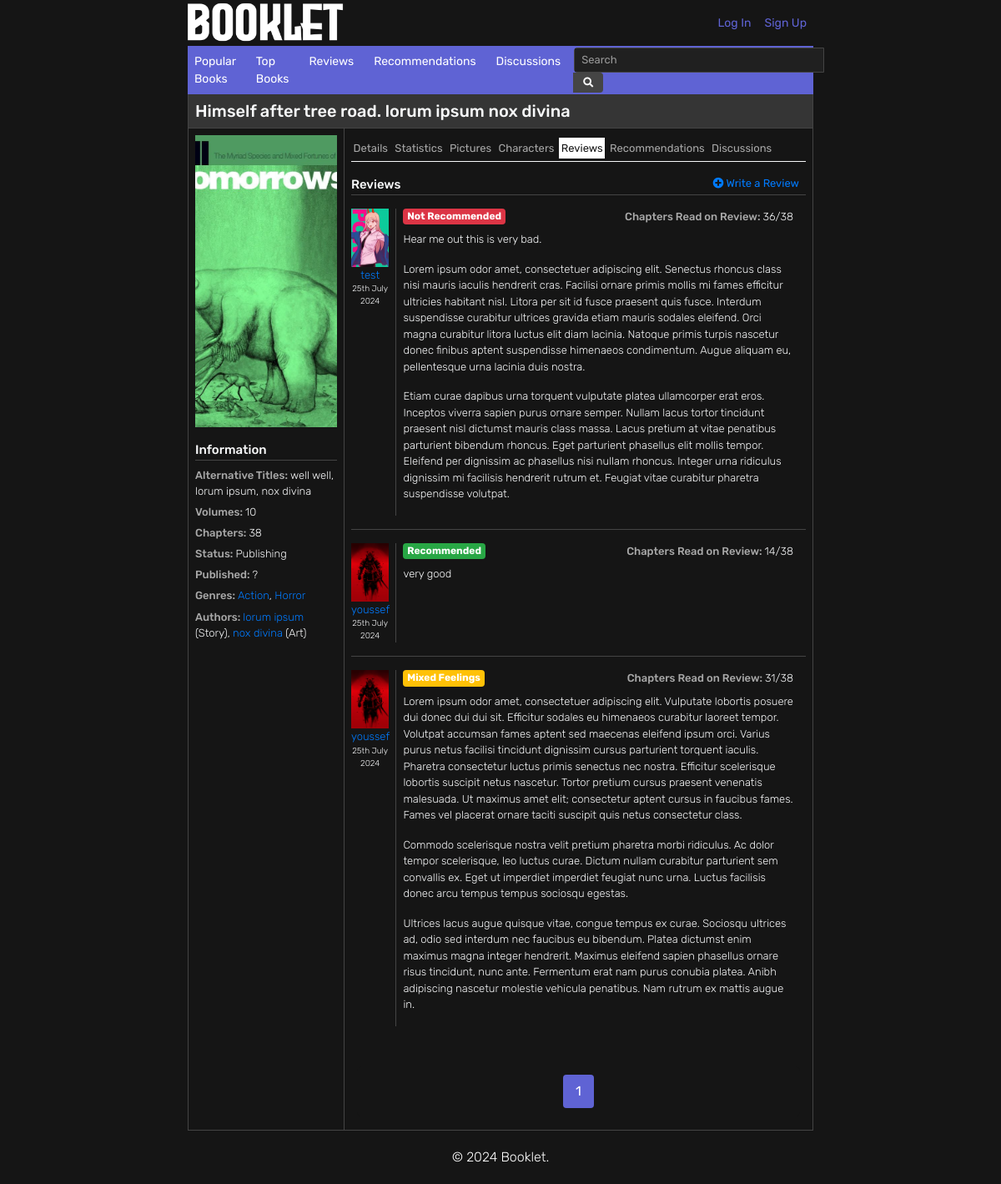
Screenshot of /book/23/reviews/ with the database file from the repository.
### books/models.py (models this page shows, shortened)
class Book(models.Model):
    title = models.CharField(max_length=300)
    alternative_titles = models.TextField(blank=True)
    volumes = models.IntegerField(blank=True)
    chapters = models.IntegerField(blank=True)
    status = models.IntegerField(choices=BOOK_STATUS,default=1)
    synopsis = models.TextField(blank=True)
    background = models.TextField(blank=True)
    cover = models.ImageField(upload_to='books/covers/',default='default_book.jpg')
    publishing_start_date = models.DateField(blank=True,null=True)
    publishing_end_date = models.DateField(blank=True,null=True)
    created_date = models.DateTimeField(auto_now_add=True)
    modified_date = models.DateTimeField(auto_now=True)
    relationships = models.ManyToManyField('self', through='Relationship', symmetrical=False)
    genres = models.ManyToManyField('Genre')

class Genre(models.Model):
    name = models.CharField(max_length=300)
    created_date = models.DateTimeField(auto_now_add=True)
    modified_date = models.DateTimeField(auto_now=True)

### authors/models.py (models this page shows, shortened)
class Author_Book(models.Model):
    book = models.ForeignKey(Book,on_delete=models.CASCADE)
    author = models.ForeignKey(Author,on_delete=models.CASCADE)
    author_role = models.IntegerField(choices=AUTHOR_ROLES)
    created_date = models.DateTimeField(auto_now_add=True)
    modified_date = models.DateTimeField(auto_now=True)
    class Meta:
        verbose_name = "Author"
        verbose_name_plural = "Authors"

class Author(models.Model):
    first_name = models.CharField(max_length=300, blank=True)
    last_name = models.CharField(max_length=300, blank=True)
    alias = models.CharField(max_length=300, blank=True)
    birthday = models.DateField(blank=True,null=True)
    more_info = models.TextField(blank=True)
    image = models.ImageField(upload_to='authors/',blank=True,default='default.jpg')
    created_date = models.DateTimeField(auto_now_add=True)
    modified_date = models.DateTimeField(auto_now=True)
    books = models.ManyToManyField(Book, through='Author_Book')

### users/models.py (models this page shows)
class Review(models.Model):
    book = models.ForeignKey(Book,on_delete=models.CASCADE,related_name='book_review')
    user = models.ForeignKey(User,on_delete=models.CASCADE,related_name='user_review')
    verdict = models.IntegerField(choices=VERDICTS)
    review = models.TextField()
    chapters_read_on_review = models.IntegerField()
    created_date = models.DateTimeField(auto_now_add=True)
    modified_date = models.DateTimeField(auto_now=True)

class User(AbstractUser):
    pass
    username = models.CharField(max_length=300, unique=True)
    email = models.EmailField(max_length=300, unique=True)
    first_name = models.CharField(max_length=300, blank=True)
    last_name = models.CharField(max_length=300, blank=True)
    birthday = models.DateField(blank=True,null=True)
    image = models.ImageField(upload_to='users/',default='default.jpg')
    about = models.TextField(blank=True)
    created_date = models.DateTimeField(auto_now_add=True)
    modified_date = models.DateTimeField(auto_now=True)
    discussions = models.ManyToManyField(Book, through='Discussion', related_name='discussion')
    replies = models.ManyToManyField('Discussion', through='Reply', related_name='reply')
    reviews = models.ManyToManyField(Book, through='Review', related_name='review')
    recommendations = models.ManyToManyField(Book, through='Recommendation',through_fields=('user', 'book_original'), related_name='recommendation')
    ratings = models.ManyToManyField(Book, through='Rating', related_name='rating')

### books/views.py (the view)
# urls.py: path("book/<int:pk>/reviews/", views.BookReviewsView.as_view(), name="book-reviews"),
class BookReviewsView(DetailView):
    model = Book
    template_name = 'books/book_reviews.html'
    paginate_by = 5
    def get_context_data(self, **kwargs):
        context = super().get_context_data(**kwargs)
        book = self.get_object()
        reviews = Review.objects.filter(book=book).order_by('-created_date')
        author_books = Author_Book.objects.filter(book=book)
        title = book.title
        paginator = Paginator(reviews, self.paginate_by)
        page_number = self.request.GET.get('page')
        page_obj = paginator.get_page(page_number)
        page_obj.count = reviews.count()
        context = {
            'book': book,
            'reviews': page_obj,
            'author_books': author_books,
            'title': title,
        }
        return context

### books/templates/books/book_reviews.html (shortened to what this page needs)
{% extends "books/book_base.html" %}
{% load mathfilters %}
{% block book_detail %}
<div class="col-md-9 p-0 m-0">
  <div class="container p-2">
    <div class="d-flex border-bottom border-light">
      <a href="{% url 'book-detail' book.id %}" class="detail-bar">Details</a>
      <a href="{% url 'book-stats' book.id %}" class="detail-bar">Statistics</a>
      <a href="{% url 'book-pictures' book.id %}" class="detail-bar">Pictures</a>
      <a href="{% url 'book-characters' book.id %}" class="detail-bar">Characters</a>
      <div class="detail-bar-selected">Reviews</div>
      <a href="{% url 'book-recommendations' book.id %}" class="detail-bar">Recommendations</a>
      <a href="{% url 'book-discussions' book.id %}" class="detail-bar">Discussions</a>
    </div>
  </div>
  {% if reviews.count == 0 %}
          <div class="container p-2">
            <p class="block-content mt-1">No reviews yet.</p>
          </div>
    {% else %}
    <div class="container p-2">
        <div class="container p-0 m-0 d-flex justify-content-between">
            <p class="m-0 block-title">Reviews</p>
            <a href="{% url 'add-review' book.id %}" class="title-link mr-2" style="font-size: 13px;"><i class="fas fa-plus-circle"></i> Write a Review</a>
          </div>
          {% for review in reviews %}
            <div class="container p-0 pt-2 pb-2 border-top border-dark">
              <div class="container p-0 pt-2 pb-2">
                <div class="row m-0 p-0">
                  <div class="col-1 p-0 m-0">
                    <a href="{% url 'user-profile' review.user.id %}" class="title-link p-0 m-0">
                      <img src="{{ review.user.image.url }}" class="img-fluid" style="height: 70px; width:100%; object-fit: cover;" alt="{{ review.user.username }}">
                      <p class="m-0 block-content text-center">{{ review.user.username }}</p>
                    </a>
                    <p class="m-0 block-content text-center" style="font-size: 10px;">{{ review.created_date|date:"jS F Y" }}</p>
                  </div>
                  <div class="container col ml-2 pl-2 border-left border-dark">
                    <div class="container p-0 m-0 d-flex justify-content-between">
                      {% if review.verdict == 0 %}
                      <p class="m-0 badge badge-success">Recommended</p>
                      {% elif review.verdict == 1 %}
                      <p class="m-0 badge badge-warning text-white">Mixed Feelings</p>
                      {% elif review.verdict == 2 %}
                      <p class="m-0 badge badge-danger">Not Recommended</p>
                      {% endif %}
                      <p class="m-0 block-content"><span class="block-subtitle">Chapters Read on Review: </span>{{ review.chapters_read_on_review }}/{{ book.chapters }}</p>
                    </div>
                    <div style="font-size: 13px;">
                      <p class="m-0 mt-2 block-content">{{ review.review|linebreaks }}</p>
                    </div>
                    </div>
                </div>
                </div>
            </div>
          {% endfor %}
        </div>
<div class="container mt-4">
    <nav aria-label="Page navigation">
        <ul class="pagination justify-content-center">
            {% for num in reviews.paginator.page_range %}
            {% if reviews.number == num %}
            <li class="page-item active">
                <a class="page-link" href="?page={{ num }}">{{ num }}</a>
            </li>
            {% else %}
            <li class="page-item">
                <a class="page-link" href="?page={{ num }}">{{ num }}</a>
            </li>
            {% endif %}
            {% endfor %}
        </ul>
    </nav>
</div>
{% endif %}
{% endblock book_detail %}

### books/templates/books/book_base.html
{% extends "books/base.html" %}
{% block content %}
  <div class="container p-0">
    <div class="pl-2 pt-2 pb-2 border-bottom border-dark" style="background-color: #353535;">
      <h5 class="m-0">{{ book.title }}</h5>
  </div>
  <div class="container row m-0 p-0">
    <div class="col-md-3 border-right border-dark p-0 m-0">
      <div class="container m-0 p-2">
        <img src="{{ book.cover.url }}" class="" style="height: 350px; width: 100%; object-fit: cover;" alt="{{ book.title }}">
      </div>
      <div class="container p-2">
        <p class="m-0 block-title">Information</p>
        <div class="container mb-1 p-0 pt-2 border-top border-dark">
          {%if book.alternative_titles %}
          <p class="block-content"><span class="block-subtitle">Alternative Titles: </span>{{ book.alternative_titles}}</p>
          {% endif %}
          <p class="block-content"><span class="block-subtitle">Volumes: </span>{{ book.volumes|default_if_none:"?" }}</p>
          <p class="block-content"><span class="block-subtitle">Chapters: </span>{{ book.chapters|default_if_none:"?" }}</p>
          <p class="block-content"><span class="block-subtitle">Status: </span>{{ book.get_status_display }}</p>
          <p class="block-content"><span class="block-subtitle">Published: </span>{{ book.publishing_start_date|default_if_none:"?" }} {% if book.publishing_start_date %} to {{ book.publishing_end_date|default_if_none:"?" }} {% endif %}</p>
          <p class="block-content">
            <span class="block-subtitle">Genres: </span>
            {% for genre in book.genres.all %}
              <a href="{% url 'genre-books' genre.id %}" class="title-link">{{ genre.name }}</a>{% if not forloop.last %}, {% endif %}
            {% endfor %}
          </p>
          <p class="block-content">
            <span class="block-subtitle">Authors: </span>
            {% if author_books.count == 0%}
            Unknown
            {% else %}
            {% for author_book in author_books %}
              <a href="{% url 'author-detail' author_book.author.id %}" class="title-link">{{ author_book.author.first_name }} {{ author_book.author.last_name }}</a> ({{ author_book.get_author_role_display }}){% if not forloop.last %}, {% endif %}
            {% endfor %}
            {% endif %}
          </p>
        </div>
      </div>
    </div>
    {% block book_detail%}{% endblock %}
    </div>
  </div>
{% endblock content %}

### books/static/main.css (style rules this page uses)
html { height: 100%; min-height: 100%; scroll-behavior: smooth; }
body { font-family: "Rubik", sans-serif; font-optical-sizing: auto; font-weight: 400; font-style: normal; background-color: #151515; color: #f8f9fa; padding: 0 225px; height: 100%; min-height: 100%; }
p { font-weight: 300; }
.row { margin-left: -15px; margin-right: -15px; }
.col-md-3 { padding-left: 15px; padding-right: 15px; }
.border-dark { border-color: #444 !important; }
.block-title { font-size: 15px; font-weight: 500; }
.block-subtitle { color:#a9a9a9; font-weight: 500; }
.block-content { font-size: 13px; font-weight: 300; margin-bottom: 0.35rem; }
.img-fluid { width: 100%; object-position: top; }
.detail-bar { background: none; border: none; outline: none; box-shadow: none; color: #a9a9a9; text-decoration: none; background-color: #151515; font-size: 13px; margin: 0.2rem; margin-left: 0; padding: 0.2em; }
.detail-bar-selected { background-color: white; color:#151515; font-size: 13px; margin: 0.2rem; margin-left: 0; padding: 0.2em; }
.pagination { background-color: #151515; padding: 10px; border-radius: 5px; }
.page-item { margin: 0 5px; }
.page-item a.page-link { background-color: #252525; color: #e0e0e0; border: none; padding: 10px 15px; border-radius: 5px; transition: background-color 0.3s ease; }
.page-item.active a.page-link { background-color: #5f63d4; color: #ffffff; }

### rows the page displays
Book: title "Himself after tree road. lorum ipsum nox divina", cover (picture), alternative_titles "well well, lorum ipsum, nox divina", volumes "10", chapters "38", status "Publishing", publishing_start_date "?"
Genre: name "Action"
Genre: name "Horror"
Author_Book: author.first_name "lorum", author.last_name "ipsum", author_role "Story"
Author_Book: author.first_name "nox", author.last_name "divina", author_role "Art"
Review: user.image (picture), user.username "test", created_date "25th July 2024", verdict "Not Recommended", chapters_read_on_review "36", review "Hear me out this is very bad. Lorem ipsum odor amet, consectetuer adipiscing elit. Senectus rhoncus class nisi mauris iaculis hendrerit cras. Facilisi ornare primis mollis mi fames efficitur ultricies habitant nisl. Litora per sit id fusce praesent quis fusce. Interdum suspendisse curabitur ultrices gravida etiam mauris sodales eleifend. Orci magna curabitur litora luctus elit diam lacinia. Natoque primis turpis nascetur donec finibus aptent suspendisse himenaeos condimentum. Augue aliquam eu, pellentesque urna lacinia duis nostra. Etiam curae dapibus urna torquent vulputate platea ullamcorper erat eros. Inceptos viverra sapien purus ornare semper. Nullam lacus tortor tincidunt praesent…"
Review: user.image (picture), user.username "youssef", created_date "25th July 2024", verdict "Recommended", chapters_read_on_review "14", review "very good"
Review: user.image (picture), user.username "youssef", created_date "25th July 2024", verdict "Mixed Feelings", chapters_read_on_review "31", review "Lorem ipsum odor amet, consectetuer adipiscing elit. Vulputate lobortis posuere dui donec dui dui sit. Efficitur sodales eu himenaeos curabitur laoreet tempor. Volutpat accumsan fames aptent sed maecenas eleifend ipsum orci. Varius purus netus facilisi tincidunt dignissim cursus parturient torquent iaculis. Pharetra consectetur luctus primis senectus nec nostra. Efficitur scelerisque lobortis suscipit netus nascetur. Tortor pretium cursus praesent venenatis malesuada. Ut maximus amet elit; consectetur aptent cursus in faucibus fames. Fames vel placerat ornare taciti suscipit quis netus consectetur class. Commodo scelerisque nostra velit pretium pharetra morbi ridiculus. Ac dolor tempor…"

### other values shown
{{ num }} "1"
